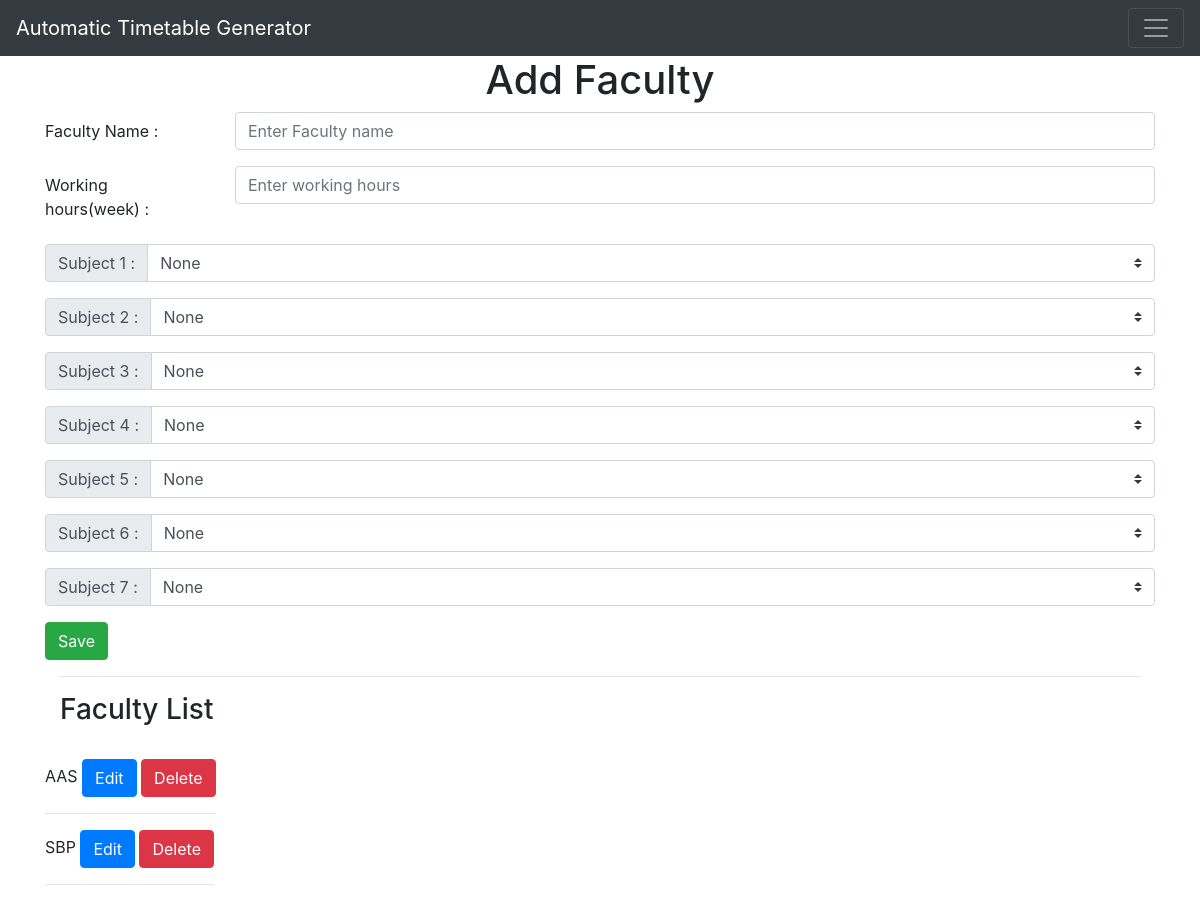
The page /add-faculty on the database as committed earlier.
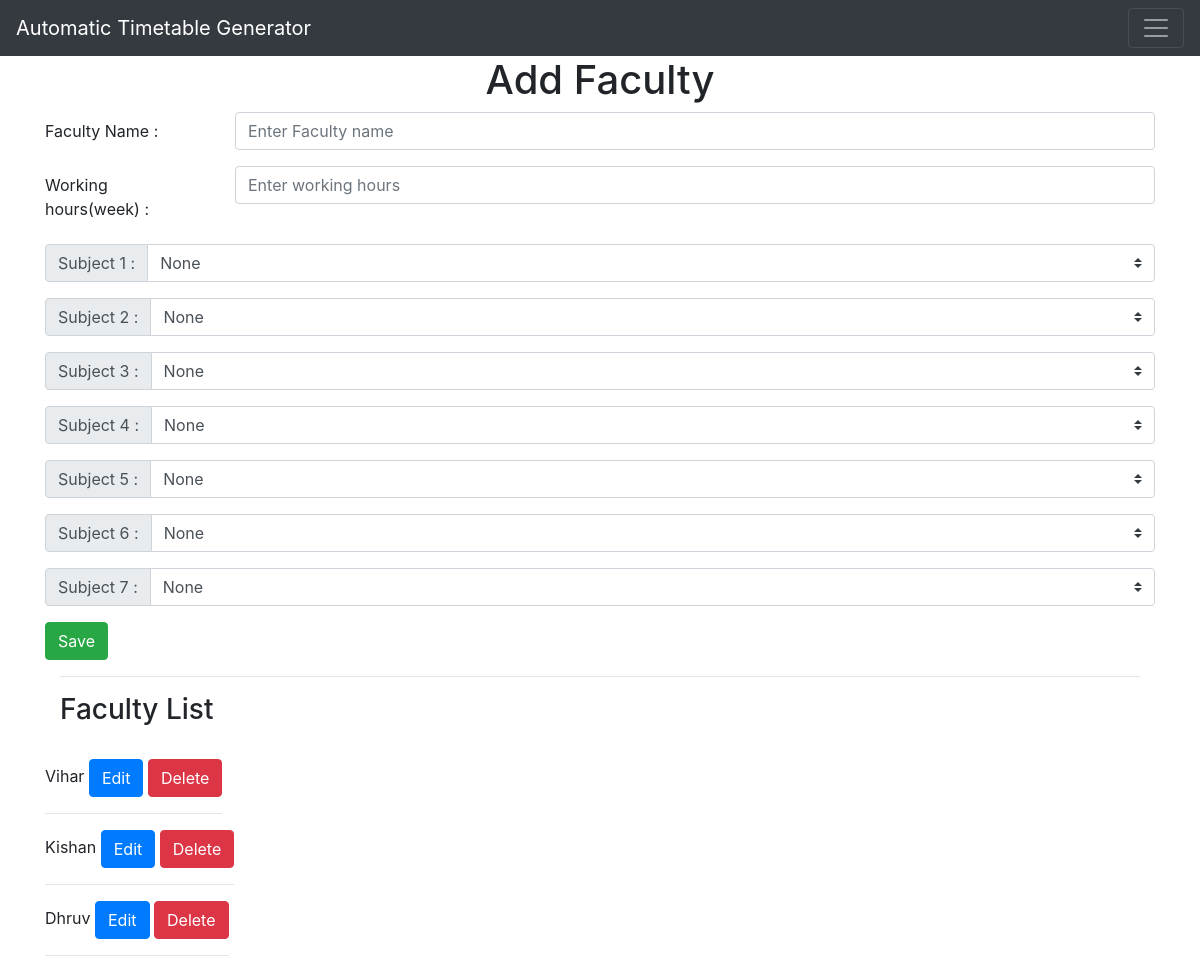
The same page on the database as committed later.
### app.py (models this page shows, shortened)
class Faculty(db.Model):
    faculty_id = db.Column(db.Integer, primary_key=True)
    faculty_name = db.Column(db.String(40), nullable=False)
    faculty_hours = db.Column(db.Integer, nullable=False)
    faculty_subject1 = db.Column(db.String(40), default='none')
    faculty_subject2 = db.Column(db.String(40), default='none')
    faculty_subject3 = db.Column(db.String(40), default='none')
    faculty_subject4 = db.Column(db.String(40), default='none')
    faculty_subject5 = db.Column(db.String(40), default='none')
    faculty_subject6 = db.Column(db.String(40), default='none')
    faculty_subject7 = db.Column(db.String(40), default='none')

### app.py (the view)
@app.route('/add-faculty', methods=['GET','POST'])
def add_faculty():
    if request.method == "POST":
        faculty_name = request.form['faculty_name']
        faculty_hours = request.form['faculty_hours']
        faculty_subject1 = request.form.get('faculty_subject1')
        faculty_subject2 = request.form.get('faculty_subject2')
        faculty_subject3 = request.form.get('faculty_subject3')
        faculty_subject4 = request.form.get('faculty_subject4')
        faculty_subject5 = request.form.get('faculty_subject5')
        faculty_subject6 = request.form.get('faculty_subject6')
        faculty_subject7 = request.form.get('faculty_subject7')
        new_faculty = Faculty(faculty_name=faculty_name, faculty_hours=faculty_hours, faculty_subject1=faculty_subject1, faculty_subject2=faculty_subject2, faculty_subject3=faculty_subject3, faculty_subject4=faculty_subject4, faculty_subject5=faculty_subject5, faculty_subject6=faculty_subject6, faculty_subject7=faculty_subject7)
        db.session.add(new_faculty) # added for this session only
        db.session.commit() # added permanently
        return redirect('/add-faculty')
    else:
        all_faculties = Faculty.query.order_by(Faculty.faculty_id).all()
        all_subjects = Subject.query.order_by(Subject.id).all()
        return render_template('add-faculty.html', subjects = all_subjects, faculties = all_faculties) # to use in loops

### templates/add-faculty.html (shortened to what this page needs)
{% extends 'base.html' %}
{% block body %}
<div class="container">
    <h1 style="text-align:center" >Add Faculty</h1>
</div>
<form action="/add-faculty" method="post">
    <div class="form-group row">
    <label for="faculty_name" class="col-sm-2 col-form-label">Faculty Name :</label>
    <div class="col-sm-10">
      <input type="text" class="form-control" name="faculty_name" id="faculty_name" placeholder="Enter Faculty name" required>
    </div>
  </div>
    <div class="form-group row">
      <label for="faculty_hours" class="col-sm-2 col-form-label">Working hours(week) :</label>
      <div class="col-sm-10">
        <input type="number" class="form-control" name="faculty_hours" id="faculty_hours" placeholder="Enter working hours" required>
      </div>
    </div>
    <div class="input-group mb-3" id="add">
      <div class="input-group-prepend">
        <label class="input-group-text" for="faculty_subject1">Subject 1 :</label>
      </div>
      <select class="custom-select" name="faculty_subject1" id="faculty_subject1">
          <option default value="none">None</option>
      </select>
    </div>
    <div class="input-group mb-3" id="add">
      <div class="input-group-prepend">
        <label class="input-group-text" for="faculty_subject2">Subject 2 :</label>
      </div>
      <select class="custom-select" name="faculty_subject2" id="faculty_subject2">
          <option default value="none">None</option>
      </select>
    </div>
    <div class="input-group mb-3" id="add">
      <div class="input-group-prepend">
        <label class="input-group-text" for="faculty_subject3">Subject 3 :</label>
      </div>
      <select class="custom-select" name="faculty_subject3" id="faculty_subject3">
          <option default value="none">None</option>
      </select>
    </div>
    <div class="input-group mb-3" id="add">
      <div class="input-group-prepend">
        <label class="input-group-text" for="faculty_subject4">Subject 4 :</label>
      </div>
      <select class="custom-select" name="faculty_subject4" id="faculty_subject4">
          <option default value="none">None</option>
      </select>
    </div>
    <div class="input-group mb-3" id="add">
      <div class="input-group-prepend">
        <label class="input-group-text" for="faculty_subject5">Subject 5 :</label>
      </div>
      <select class="custom-select" name="faculty_subject5" id="faculty_subject5">
          <option default value="none">None</option>
      </select>
    </div>
    <div class="input-group mb-3" id="add">
      <div class="input-group-prepend">
        <label class="input-group-text" for="faculty_subject6">Subject 6 :</label>
      </div>
      <select class="custom-select" name="faculty_subject6" id="faculty_subject6">
          <option default value="none">None</option>
      </select>
    </div>
    <div class="input-group mb-3" id="add">
      <div class="input-group-prepend">
        <label class="input-group-text" for="faculty_subject7">Subject 7 :</label>
      </div>
      <select class="custom-select" name="faculty_subject7" id="faculty_subject7">
          <option default value="none">None</option>
      </select>
    </div>
  <div>
      <button class="btn btn-success" type="submit">Save</button>
  </div>
</form>
<div class="container">
    <hr>
    <h3>Faculty List</h3>
    <br>
    {% for faculty in faculties %}
        <div class="row">
            <div class="column">
                {{faculty.faculty_name}}
                <a class="btn btn-primary" href="/edit/faculty/{{faculty.faculty_id}}" >Edit</a>
                <a class="btn btn-danger" href="/delete/faculty/{{faculty.faculty_id}}" >Delete</a>
                <hr>
            </div>
        </div>
    {% endfor %}
</div>
{% endblock %}

Rows that differ between the two databases and show on the page:
changed Faculty: faculty_name "AAS" → "Vihar"
changed Faculty: faculty_name "SBP" → "Kishan"
added Faculty: faculty_name "Dhruv"
